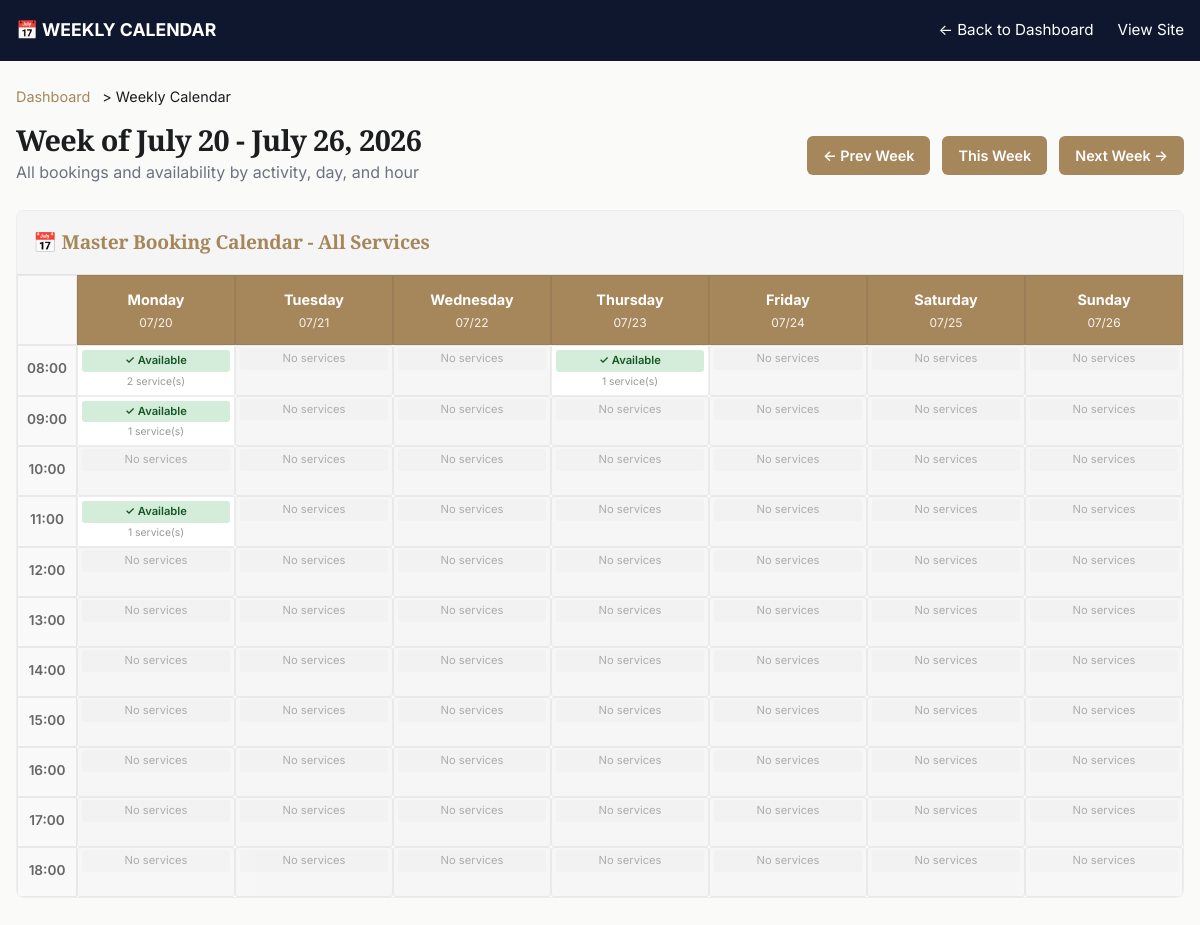
The page /booking/agenda/?date=2026-07-20 (signed in) on the database as committed earlier.
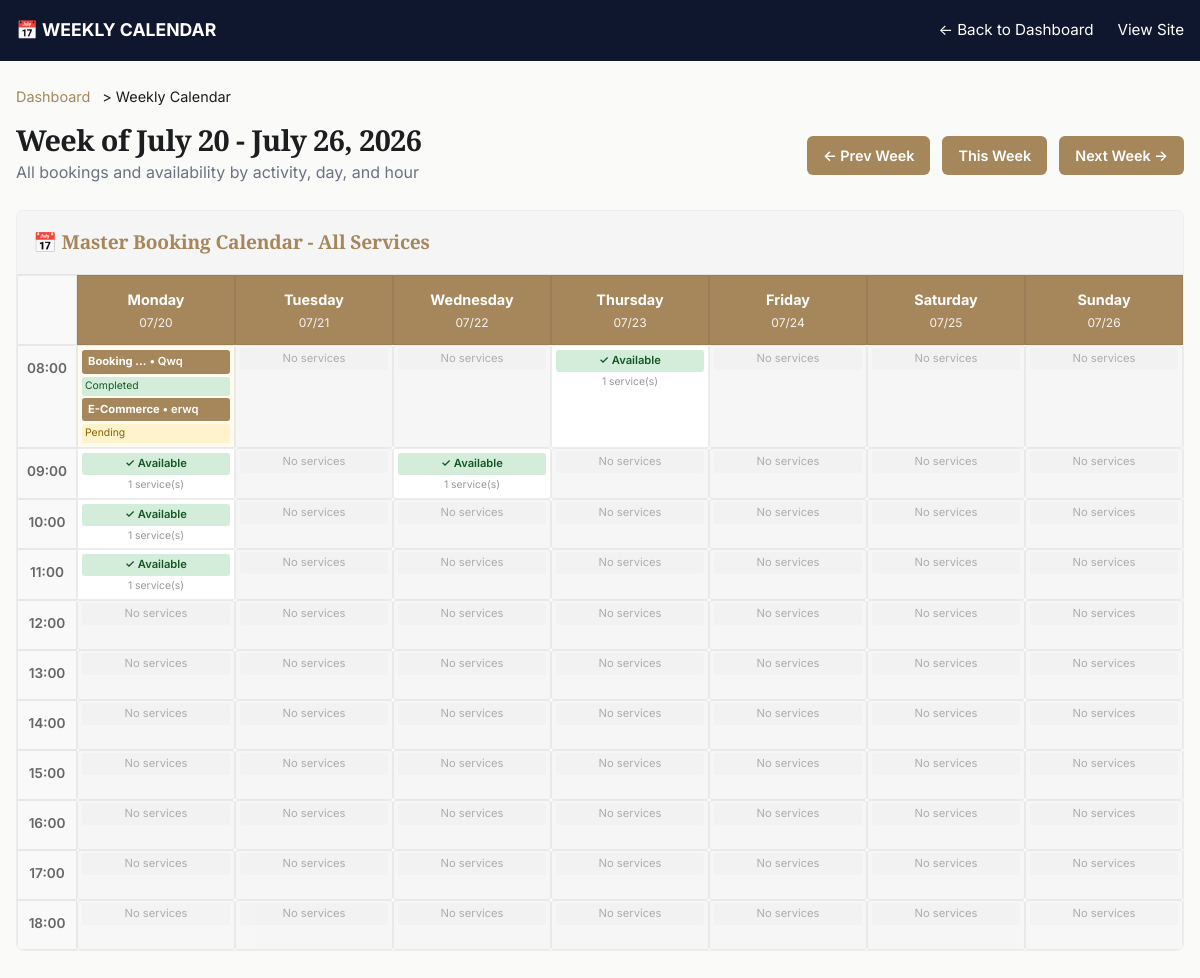
The same page on the database as committed later.
### booking/models.py (models this page shows, shortened)
class Booking(models.Model):
    STATUS_CHOICES = [
        ("pending", "Pending"),
        ("confirmed", "Confirmed"),
        ("completed", "Completed"),
        ("cancelled", "Cancelled"),
    ]
    activity = models.ForeignKey(Activity, on_delete=models.SET_NULL, null=True)
    full_name = models.CharField(max_length=150)
    email = models.EmailField()
    phone = models.CharField(max_length=20, blank=True)
    booking_date = models.DateField()
    booking_time = models.TimeField()
    budget = models.CharField(max_length=100, blank=True)
    timeline = models.CharField(max_length=100, blank=True)
    project_details = models.TextField()
    status = models.CharField(max_length=20, choices=STATUS_CHOICES, default="pending")
    terms_accepted = models.BooleanField(default=False)
    created_at = models.DateTimeField(auto_now_add=True)
    updated_at = models.DateTimeField(auto_now=True)
    class Meta:
        ordering = ["-created_at"]
        indexes = [
            models.Index(fields=["email", "booking_date"]),
            models.Index(fields=["status"]),
        ]

class Activity(models.Model):
    name = models.CharField(max_length=100, unique=True)
    description = models.TextField(blank=True)
    duration_minutes = models.IntegerField(default=30)
    is_active = models.BooleanField(default=True)
    created_at = models.DateTimeField(auto_now_add=True)
    class Meta:
        verbose_name_plural = "Activities"
        ordering = ["name"]

### booking/views.py (the view)
# urls.py: path("agenda/", views.booking_agenda, name="agenda"),
@login_required(login_url="admin:login")
@user_passes_test(is_admin, login_url="admin:login")
@login_required(login_url="admin:login")
@login_required(login_url="admin:login")
@user_passes_test(is_admin, login_url="admin:login")
def booking_agenda(request):
    template_name = "booking/agenda.html"
    date_str = request.GET.get("date")
    if date_str:
        try:
            selected_date = datetime.strptime(date_str, "%Y-%m-%d").date()
        except ValueError:
            selected_date = timezone.now().date()
    else:
        selected_date = timezone.now().date()
    days_since_monday = selected_date.weekday()
    week_start = selected_date - timedelta(days=days_since_monday)
    week_end = week_start + timedelta(days=6)
    calendar_grid = []
    for day_offset in range(7):
        current_date = week_start + timedelta(days=day_offset)
        day_of_week = day_offset
        day_data = {
            "date": current_date,
            "date_str": current_date.strftime("%m/%d"),
            "day_name": ["Monday", "Tuesday", "Wednesday", "Thursday", "Friday", "Saturday", "Sunday"][day_offset],
            "hours": []
        }
        all_day_slots = AvailabilitySlot.objects.filter(
            day_of_week=day_of_week,
            is_active=True
        ).select_related("activity").order_by("start_time")
        for hour in range(8, 19):
            time_str = f"{hour:02d}:00"
            hour_data = {
                "hour": hour,
                "time": time_str,
                "bookings": [],
                "activities": [],  # Activities available in this slot
                "total_capacity": 0,
                "is_available": False
            }
            hour_slots = all_day_slots.filter(
                start_time__hour=hour
            )
            for slot in hour_slots:
                hour_data["activities"].append({
                    "id": slot.activity.id,
                    "name": slot.activity.name,
                    "capacity": slot.max_bookings_per_slot,
                })
                hour_data["total_capacity"] += slot.max_bookings_per_slot
                hour_data["is_available"] = True
                bookings = Booking.objects.filter(
                    activity=slot.activity,
                    booking_date=current_date,
                    booking_time=slot.start_time,
                ).order_by("created_at")
                for booking in bookings:
                    hour_data["bookings"].append({
                        "id": booking.id,
                        "name": booking.full_name,
                        "email": booking.email,
                        "phone": booking.phone,
                        "details": booking.project_details,
                        "status": booking.status,
                        "status_display": booking.get_status_display(),
                        "activity": slot.activity.name,
                    })
            day_data["hours"].append(hour_data)
        calendar_grid.append(day_data)
    prev_week = week_start - timedelta(days=7)
    next_week = week_start + timedelta(days=7)
    context = {
        "week_start": week_start,
        "week_end": week_end,
        "selected_date": selected_date,
        "calendar_grid": calendar_grid,
        "prev_week": prev_week,
        "next_week": next_week,
        "hours": range(8, 19),
        "days": ["Monday", "Tuesday", "Wednesday", "Thursday", "Friday", "Saturday", "Sunday"],
    }
    return render(request, template_name, context)

### booking/views.py (called while the page is built)
def is_admin(user):
    return user.is_staff or user.is_superuser

### templates/booking/agenda.html (shortened to what this page needs)
{% load static %}
<!doctype html>
<html lang="en">
<head>
  <link rel="stylesheet" href="{% static 'css/services.css' %}">
</head>
<body>
  <header class="admin-header">
    <div class="nav">
      <strong>📅 WEEKLY CALENDAR</strong>
      <div class="admin-nav">
        <a href="{% url 'booking:management' %}">← Back to Dashboard</a>
        <a href="{% url 'services:welcome' %}">View Site</a>
      </div>
    </div>
  </header>
  <div class="agenda-container">
    <div class="breadcrumb">
      <a href="{% url 'booking:management' %}">Dashboard</a> > Weekly Calendar
    </div>
    <div class="agenda-header">
      <div>
        <h1>Week of {{ week_start|date:"F d" }} - {{ week_end|date:"F d, Y" }}</h1>
        <p style="color: var(--muted); margin: 4px 0 0;">All bookings and availability by activity, day, and hour</p>
      </div>
      <div class="week-nav">
        <a href="?date={{ prev_week|date:'Y-m-d' }}">← Prev Week</a>
        <a href="?date=">This Week</a>
        <a href="?date={{ next_week|date:'Y-m-d' }}">Next Week →</a>
      </div>
    </div>
    <div class="activity-calendar">
      <div class="activity-title">
        <h3>📅 Master Booking Calendar - All Services</h3>
      </div>
      <div class="calendar-wrapper">
        <div class="calendar-grid">
          <div class="time-cell"></div>
          {% for day_data in calendar_grid %}
            <div class="day-header">
              {{ day_data.day_name }}
              <span class="day-date">{{ day_data.date_str }}</span>
            </div>
          {% endfor %}
          {% for hour in hours %}
            <div class="time-cell">{{ hour|stringformat:"02d" }}:00</div>
            {% for day_data in calendar_grid %}
              {% for hour_slot in day_data.hours %}
                {% if hour_slot.hour == hour %}
                  <div class="time-slot {% if hour_slot.bookings %}has-bookings{% endif %} {% if not hour_slot.is_available %}no-availability{% endif %}" {% if hour_slot.bookings %}onclick="openFirstBookingModal(event, {{ hour_slot.bookings|first }})"{% endif %}>
                    <div class="slot-content">
                      {% if hour_slot.bookings %}
                        {% for booking in hour_slot.bookings %}
                          <div class="booking-badge" title="{{ booking.activity }}: {{ booking.name }} - {{ booking.email }}" onclick="openBookingModal(event, {{ booking.id }}, '{{ booking.name|escapejs }}', '{{ booking.email|escapejs }}', '{{ booking.phone|escapejs }}', '{{ booking.details|escapejs }}', '{{ booking.status }}', '{{ booking.activity|escapejs }}')">
                            <span class="service-name">{{ booking.activity|truncatewords:1 }}</span> • {{ booking.name|truncatewords:1 }}
                          </div>
                          <span class="booking-status status-{{ booking.status }}">{{ booking.status_display }}</span>
                        {% endfor %}
                      {% elif hour_slot.is_available %}
                        <div class="available-slot">✓ Available</div>
                        <span class="slot-capacity">{{ hour_slot.activities|length }} service(s)</span>
                      {% else %}
                        <div class="no-availability">No services</div>
                      {% endif %}
                    </div>
                  </div>
                {% endif %}
              {% endfor %}
            {% endfor %}
          {% endfor %}
        </div>
      </div>
    </div>
  </div>
</body>
</html>

Rows that differ between the two databases and show on the page:
added Booking: activity "Booking …", name "Qwq", status_display "Completed"
added Booking: activity "E-Commerce", name "erwq", status_display "Pending"
Other text that changed with them:
list line gone: "No services"
new list line: "✓ Available 1 service(s)"
list line gone: "✓ Available 2 service(s)"
